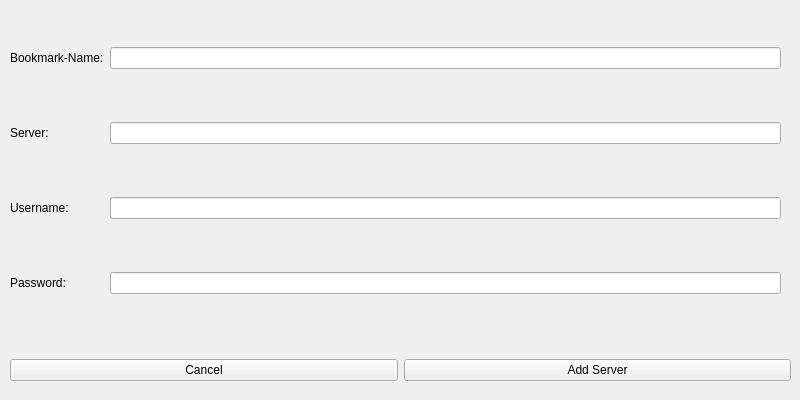
<?xml version="1.0" encoding="UTF-8"?>
<ui version="4.0">
 <class>MainWindow</class>
 <widget class="QMainWindow" name="MainWindow">
  <property name="geometry">
   <rect>
    <x>0</x>
    <y>0</y>
    <width>800</width>
    <height>400</height>
   </rect>
  </property>
  <property name="windowTitle">
   <string>N900FTP-Open Location</string>
  </property>
  <widget class="QWidget" name="centralWidget">
   <widget class="QWidget" name="layoutWidget">
    <property name="geometry">
     <rect>
      <x>10</x>
      <y>340</y>
      <width>781</width>
      <height>61</height>
     </rect>
    </property>
    <layout class="QGridLayout" name="gridLayout">
     <item row="0" column="0">
      <widget class="QPushButton" name="m_bu_cancel">
       <property name="text">
        <string>Cancel</string>
       </property>
      </widget>
     </item>
     <item row="0" column="1">
      <widget class="QPushButton" name="m_bu_add_server">
       <property name="text">
        <string>Add Server</string>
       </property>
      </widget>
     </item>
    </layout>
   </widget>
   <widget class="QWidget" name="layoutWidget">
    <property name="geometry">
     <rect>
      <x>10</x>
      <y>0</y>
      <width>771</width>
      <height>341</height>
     </rect>
    </property>
    <layout class="QGridLayout" name="gridLayout_2">
     <item row="0" column="0">
      <widget class="QLabel" name="label_5">
       <property name="text">
        <string>Bookmark-Name:</string>
       </property>
      </widget>
     </item>
     <item row="0" column="1">
      <widget class="QLineEdit" name="m_le_servername">
       <property name="text">
        <string/>
       </property>
      </widget>
     </item>
     <item row="1" column="0">
      <widget class="QLabel" name="label">
       <property name="text">
        <string>Server:</string>
       </property>
      </widget>
     </item>
     <item row="1" column="1">
      <widget class="QLineEdit" name="m_le_server">
       <property name="text">
        <string/>
       </property>
      </widget>
     </item>
     <item row="2" column="0">
      <widget class="QLabel" name="label_2">
       <property name="text">
        <string>Username:</string>
       </property>
      </widget>
     </item>
     <item row="2" column="1">
      <widget class="QLineEdit" name="m_le_user">
       <property name="text">
        <string/>
       </property>
      </widget>
     </item>
     <item row="3" column="0">
      <widget class="QLabel" name="label_3">
       <property name="text">
        <string>Password:</string>
       </property>
      </widget>
     </item>
     <item row="3" column="1">
      <widget class="QLineEdit" name="m_le_password">
       <property name="text">
        <string/>
       </property>
       <property name="echoMode">
        <enum>QLineEdit::PasswordEchoOnEdit</enum>
       </property>
      </widget>
     </item>
    </layout>
   </widget>
  </widget>
 </widget>
 <resources/>
 <connections/>
</ui>
